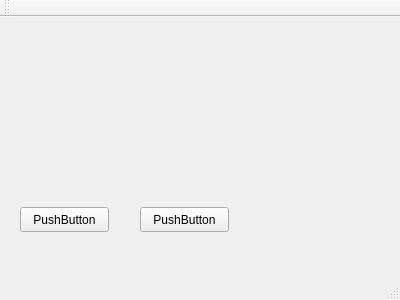
<?xml version="1.0" encoding="UTF-8"?>
<ui version="4.0">
 <class>Dialog</class>
 <widget class="QMainWindow" name="Dialog">
  <property name="geometry">
   <rect>
    <x>0</x>
    <y>0</y>
    <width>400</width>
    <height>300</height>
   </rect>
  </property>
  <property name="windowTitle">
   <string>Dialog</string>
  </property>
  <widget class="QWidget" name="centralWidget">
   <widget class="QPushButton" name="pushButton">
    <property name="geometry">
     <rect>
      <x>20</x>
      <y>190</y>
      <width>89</width>
      <height>25</height>
     </rect>
    </property>
    <property name="text">
     <string>PushButton</string>
    </property>
   </widget>
   <widget class="QPushButton" name="pushButton_2">
    <property name="geometry">
     <rect>
      <x>140</x>
      <y>190</y>
      <width>89</width>
      <height>25</height>
     </rect>
    </property>
    <property name="text">
     <string>PushButton</string>
    </property>
   </widget>
  </widget>
  <widget class="QMenuBar" name="menuBar">
   <property name="geometry">
    <rect>
     <x>0</x>
     <y>0</y>
     <width>400</width>
     <height>22</height>
    </rect>
   </property>
  </widget>
  <widget class="QToolBar" name="mainToolBar">
   <attribute name="toolBarArea">
    <enum>TopToolBarArea</enum>
   </attribute>
   <attribute name="toolBarBreak">
    <bool>false</bool>
   </attribute>
  </widget>
  <widget class="QStatusBar" name="statusBar"/>
 </widget>
 <layoutdefault spacing="6" margin="11"/>
 <resources/>
 <connections/>
</ui>
